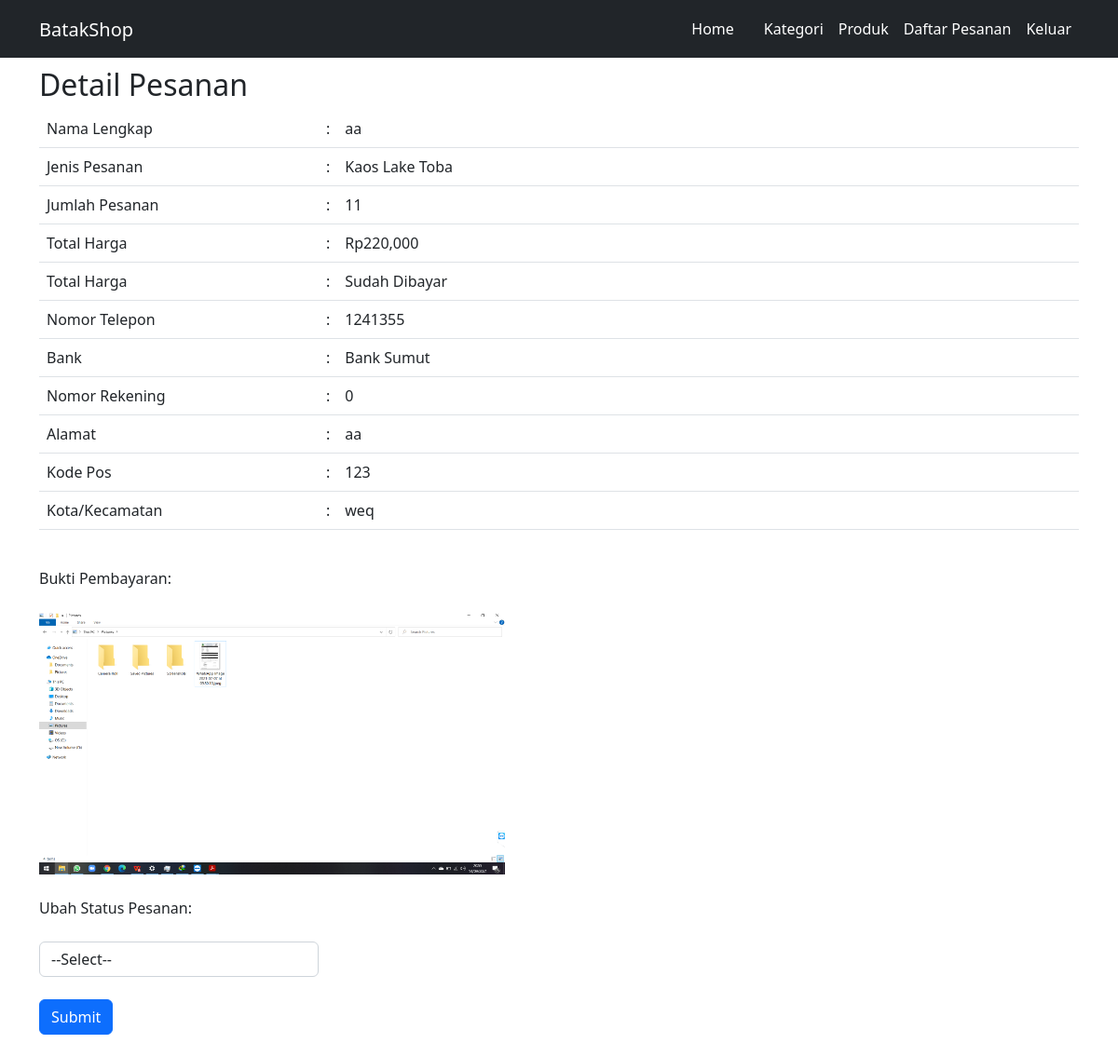
The app's page /admin/detail_pesanan.php?id=15 with its own data.
### tables this page shows
CREATE TABLE `pesanan` (
  `id_pesanan` int(10) NOT NULL AUTO_INCREMENT,
  `id_user` int(11) NOT NULL,
  `id_produk` int(11) NOT NULL,
  `kode_pos` int(10) NOT NULL,
  `kota` varchar(50) NOT NULL,
  `nama_rek` varchar(30) NOT NULL,
  `no_rek` int(12) NOT NULL,
  `bank` varchar(20) NOT NULL,
  `jenis_produk` varchar(100) NOT NULL,
  `harga_produk` int(20) DEFAULT NULL,
  `jumlah_produk` int(20) NOT NULL,
  `total_harga` int(20) DEFAULT NULL,
  `status` enum('Diproses','Dikirim','Diterima','Belum Dibayar','Sudah Dibayar','Ditolak') DEFAULT 'Belum Dibayar',
  `bukti_bayar` text DEFAULT NULL,
  PRIMARY KEY (`id_pesanan`),
  KEY `id_users` (`id_user`),
  KEY `id_produk` (`id_produk`),
  CONSTRAINT `pesanan_ibfk_1` FOREIGN KEY (`id_user`) REFERENCES `user` (`id`),
  CONSTRAINT `pesanan_ibfk_2` FOREIGN KEY (`id_produk`) REFERENCES `produk` (`id`)
);

CREATE TABLE `user` (
  `id` int(20) NOT NULL AUTO_INCREMENT,
  `nama` varchar(100) NOT NULL,
  `username` varchar(100) NOT NULL,
  `email` varchar(100) NOT NULL,
  `password` varchar(100) NOT NULL,
  `nomor_telepon` varchar(100) NOT NULL,
  `alamat` varchar(100) NOT NULL,
  `foto_profil` varchar(100) DEFAULT NULL,
  `status` varchar(100) DEFAULT 'user',
  PRIMARY KEY (`id`)
);

### admin/detail_pesanan.php (the view, shortened to what this page needs)
<?php
include("../koneksi.php");
  $id = $_GET['id'];
  $queryPesanan = mysqli_query($conn, "SELECT *, user.nama as u_nama, pesanan.status as p_status FROM pesanan JOIN user ON user.id = pesanan.id_user where id_pesanan = '$id'");
  $pesanan = mysqli_fetch_array($queryPesanan);
?>
<!DOCTYPE html>
<html lang="en">
<head>
    <link rel="stylesheet" type="text/css" href="../css/bootstrap.min.css">
</head>
<body>
    <?php require "navbar.php"; ?>
    <div class="container mt-4">
        <h2> Detail Pesanan </h2>
          <div>
            <table cellpadding="10" class=" table table-condensed">
              <tr>
                <td width="300">Nama Lengkap</td>
                <td width="20">:</td>
                <td><?php echo $pesanan['u_nama']; ?></td>
              </tr>
              <tr>
                <td>Jenis Pesanan</td>
                <td>:</td>
                <td><?php echo $pesanan['jenis_produk']; ?></td>
              </tr>
              <tr>
                <td>Jumlah Pesanan</td>
                <td>:</td>
                <td><?php echo $pesanan['jumlah_produk']; ?></td>
              </tr>
              <tr>
                <td>Total Harga</td>
                <td>:</td>
                <td>Rp<?php echo number_format($pesanan ['total_harga']); ?></td>
              </tr><tr>
                <td>Total Harga</td>
                <td>:</td>
                <td><?php echo $pesanan ['p_status']; ?></td>
              </tr>
              <tr>
                <td>Nomor Telepon</td>
                <td>:</td>
                <td><?php echo $pesanan['nomor_telepon']; ?></td>
              </tr>
              <tr>
                <td>Bank</td>
                <td>:</td>
                <td><?php echo $pesanan['bank']; ?></td>
              </tr>
              <tr>
                <td>Nomor Rekening</td>
                <td>:</td>
                <td><?php echo $pesanan['no_rek']; ?></td>
              </tr>
              <tr>
                <td>Alamat</td>
                <td>:</td>
                <td><?php echo $pesanan['alamat']; ?></td>
              </tr>
              <tr>
                <td>Kode Pos</td>
                <td>:</td>
                <td><?php echo $pesanan['kode_pos']; ?></td>
              </tr>
              <tr>
                <td>Kota/Kecamatan</td>
                <td>:</td>
                <td><?php echo $pesanan['kota']; ?></td>
              </tr>
            </table>
            <?php
            if ($pesanan['bukti_bayar'] != "")
            {
              echo 'Bukti Pembayaran:';
              echo '<br><br>';
              echo '<img src="../publik/'.$pesanan['bukti_bayar'].'" width="500px" >';
            }else
            {
              echo 'Bukti Pembayaran:';
              echo '<br>';
              echo "Pembeli belum meng-upload bukti pembayaran";
            }
            ?>
            <br>
            <br>
            <form id="registration-form" method="post" action="proses_ubah_status_pesanan.php" role="form" enctype="multipart/form-data">
                Ubah Status Pesanan:
                <br><br>
                <select name="status" class="form-control" style="width: 300px">
                    <option>--Select--</option>
                </select><br>
                <input type="submit" name="submit" value="Submit" class="btn btn-primary btn-block" />
                <br><br>
                </form>
          </div>
        </div>
</body>
</html>

### records on screen
pesanan: id_user.nama "aa", jenis_produk "Kaos Lake Toba", jumlah_produk "11", total_harga "220,000", status "Sudah Dibayar", id_user.nomor_telepon "1241355", bank "Bank Sumut", no_rek "0", id_user.alamat "aa", kode_pos "123", kota "weq", bukti_bayar (picture)
